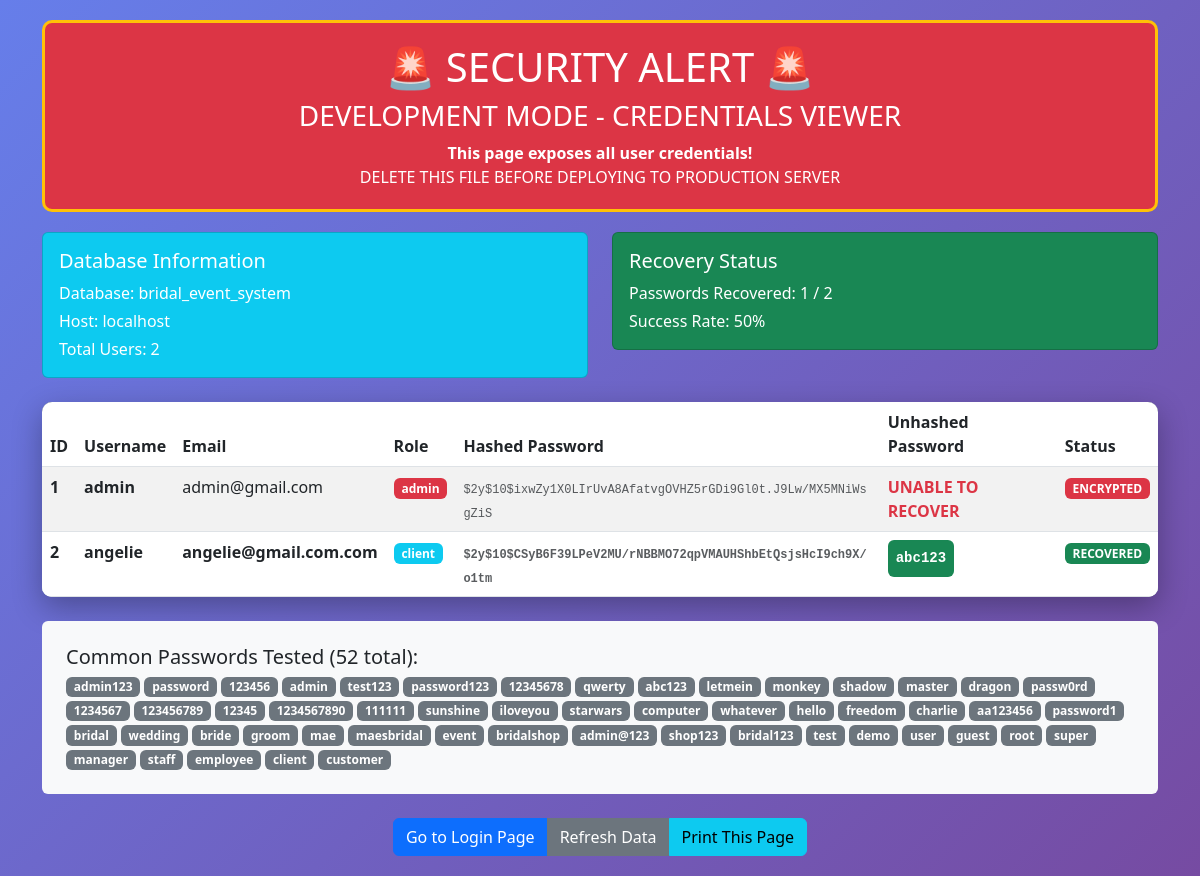
Screenshot of /view_credentials.php with the database file from the repository.
### tables this page shows
CREATE TABLE `users` (
  `id` int(11) NOT NULL,
  `firstname` varchar(100) DEFAULT NULL,
  `middlename` varchar(100) DEFAULT NULL,
  `lastname` varchar(100) DEFAULT NULL,
  `phone_number` varchar(11) DEFAULT NULL,
  `username` varchar(50) NOT NULL,
  `password` varchar(255) NOT NULL,
  `role` varchar(20) NOT NULL DEFAULT 'client',
  `email` varchar(100) NOT NULL,
  `security_question` varchar(255) NOT NULL,
  `security_answer_hash` char(64) NOT NULL,
  `status` varchar(20) DEFAULT 'active'
);

### view_credentials.php (the view, shortened to what this page needs)
<?php
$host = 'localhost';
$db   = 'bridal_event_system';
$user = 'root';
$pass = '';
$charset = 'utf8mb4';
$dsn = "mysql:host=$host;dbname=$db;charset=$charset";
$options = [
    PDO::ATTR_ERRMODE            => PDO::ERRMODE_EXCEPTION,
    PDO::ATTR_DEFAULT_FETCH_MODE => PDO::FETCH_ASSOC,
    PDO::ATTR_EMULATE_PREPARES   => false,
];
try {
    $pdo = new PDO($dsn, $user, $pass, $options);
} catch (PDOException $e) {
    die("Database connection failed: " . $e->getMessage());
}
$stmt = $pdo->query("SELECT id, username, email, password, role FROM users ORDER BY id");
$users = $stmt->fetchAll();
$common_passwords = [
    'admin123', 'password', '123456', 'admin', 'test123', 'password123',
    '12345678', 'qwerty', 'abc123', 'letmein', 'monkey', 'shadow',
    'master', 'dragon', 'passw0rd', '1234567', '123456789', '12345',
    '1234567890', '111111', 'sunshine', 'iloveyou', 'starwars', 'computer',
    'whatever', 'hello', 'freedom', 'charlie', 'aa123456', 'password1',
    'bridal', 'wedding', 'bride', 'groom', 'mae', 'maesbridal',
    'event', 'bridalshop', 'admin@123', 'shop123', 'bridal123',
    'test', 'demo', 'user', 'guest', 'root', 'super', 'manager',
    'staff', 'employee', 'client', 'customer'
];
$credentials = [];
foreach ($users as $user) {
    $unhashed_password = '*** HASHED - UNABLE TO RECOVER ***';
    foreach ($common_passwords as $test_pwd) {
        if (password_verify($test_pwd, $user['password'])) {
            $unhashed_password = $test_pwd;
            break;
        }
    }
    $credentials[] = [
        'id' => $user['id'],
        'username' => $user['username'],
        'email' => $user['email'],
        'role' => $user['role'],
        'hashed_password' => $user['password'],
        'unhashed_password' => $unhashed_password
    ];
}
?>
<!DOCTYPE html>
<html lang="en">
<head>
    <link href="https://cdn.jsdelivr.net/npm/bootstrap@5.3.0/dist/css/bootstrap.min.css" rel="stylesheet">
</head>
<body>
    <div class="container">
        <div class="security-warning text-center">
            <h1>🚨 SECURITY ALERT 🚨</h1>
            <h3>DEVELOPMENT MODE - CREDENTIALS VIEWER</h3>
            <p class="mb-0">
                <strong>This page exposes all user credentials!</strong><br>
                DELETE THIS FILE BEFORE DEPLOYING TO PRODUCTION SERVER
            </p>
        </div>
        <div class="row mb-4">
            <div class="col-md-6">
                <div class="card text-white bg-info">
                    <div class="card-body">
                        <h5 class="card-title">Database Information</h5>
                        <p class="card-text mb-1">Database: <?= htmlspecialchars($db) ?></p>
                        <p class="card-text mb-1">Host: <?= htmlspecialchars($host) ?></p>
                        <p class="card-text mb-0">Total Users: <?= count($credentials) ?></p>
                    </div>
                </div>
            </div>
            <div class="col-md-6">
                <div class="card text-white bg-success">
                    <div class="card-body">
                        <h5 class="card-title">Recovery Status</h5>
                        <?php
                        $recovered = count(array_filter($credentials, function($cred) {
                            return $cred['unhashed_password'] !== '*** HASHED - UNABLE TO RECOVER ***';
                        }));
                        ?>
                        <p class="card-text mb-1">Passwords Recovered: <?= $recovered ?> / <?= count($credentials) ?></p>
                        <p class="card-text mb-0">Success Rate: <?= round(($recovered / count($credentials)) * 100, 2) ?>%</p>
                    </div>
                </div>
            </div>
        </div>
        <div class="credentials-table">
            <table class="table table-striped table-hover mb-0">
                <thead class="table-header">
                    <tr>
                        <th>ID</th>
                        <th>Username</th>
                        <th>Email</th>
                        <th>Role</th>
                        <th>Hashed Password</th>
                        <th>Unhashed Password</th>
                        <th>Status</th>
                    </tr>
                </thead>
                <tbody>
                    <?php foreach ($credentials as $cred): ?>
                    <?php
                    $isRecovered = $cred['unhashed_password'] !== '*** HASHED - UNABLE TO RECOVER ***';
                    $rowClass = $isRecovered ? 'password-found' : 'password-not-found';
                    ?>
                    <tr class="<?= $rowClass ?>">
                        <td><strong><?= htmlspecialchars($cred['id']) ?></strong></td>
                        <td><strong><?= htmlspecialchars($cred['username']) ?></strong></td>
                        <td><?= htmlspecialchars($cred['email']) ?></td>
                        <td>
                            <span class="badge bg-<?=
                                $cred['role'] === 'admin' ? 'danger' :
                                ($cred['role'] === 'staff' ? 'warning' : 'info')
                            ?>">
                                <?= htmlspecialchars($cred['role']) ?>
                            </span>
                        </td>
                        <td>
                            <small class="hashed-password text-muted">
                                <?= htmlspecialchars($cred['hashed_password']) ?>
                            </small>
                        </td>
                        <td>
                            <?php if ($isRecovered): ?>
                                <code class="bg-success text-white p-2 rounded d-inline-block">
                                    <strong><?= htmlspecialchars($cred['unhashed_password']) ?></strong>
                                </code>
                            <?php else: ?>
                                <span class="text-danger fw-bold">UNABLE TO RECOVER</span>
                            <?php endif; ?>
                        </td>
                        <td>
                            <?php if ($isRecovered): ?>
                                <span class="badge bg-success">RECOVERED</span>
                            <?php else: ?>
                                <span class="badge bg-danger">ENCRYPTED</span>
                            <?php endif; ?>
                        </td>
                    </tr>
                    <?php endforeach; ?>
                </tbody>
            </table>
        </div>
        <div class="mt-4 p-4 bg-light rounded">
            <h5>Common Passwords Tested (<?= count($common_passwords) ?> total):</h5>
            <div class="d-flex flex-wrap gap-1">
                <?php foreach ($common_passwords as $pwd): ?>
                    <span class="badge bg-secondary"><?= htmlspecialchars($pwd) ?></span>
                <?php endforeach; ?>
            </div>
        </div>
        <div class="mt-4 text-center">
            <div class="btn-group">
                <a href="login.php" class="btn btn-primary">Go to Login Page</a>
                <button onclick="location.reload()" class="btn btn-secondary">Refresh Data</button>
                <button onclick="window.print()" class="btn btn-info">Print This Page</button>
            </div>
        </div>
    </div>
</body>
</html>

### view_credentials.php (style rules this page uses)
body { background: linear-gradient(135deg, #667eea 0%, #764ba2 100%); min-height: 100vh; padding: 20px; font-family: 'Segoe UI', Tahoma, Geneva, Verdana, sans-serif; }
.security-warning { background: #dc3545; color: white; border-radius: 10px; padding: 20px; margin-bottom: 20px; border: 3px solid #ffc107; }
.credentials-table { background: white; border-radius: 10px; box-shadow: 0 10px 30px rgba(0,0,0,0.3); overflow: hidden; }
.table-header { background: #2c3e50; color: white; }
.password-found { background-color: #d4edda !important; font-weight: bold; }
.password-not-found { background-color: #f8d7da !important; }
.hashed-password { font-family: 'Courier New', monospace; font-size: 12px; word-break: break-all; }

### rows the page displays
users: id "1", username "admin", email "admin@gmail.com", role "admin", password "$2y$10$ixwZy1X0LIrUvA8AfatvgOVHZ5rGDi9Gl0t.J9Lw/MX5MNiWsgZiS", shows "UNABLE TO RECOVER", shows "ENCRYPTED"
users: id "2", username "angelie", email "angelie@gmail.com.com", role "client", password "$2y$10$CSyB6F39LPeV2MU/rNBBMO72qpVMAUHShbEtQsjsHcI9ch9X/o1tm", unhashed_password "abc123", shows "RECOVERED"

### other values shown
$db "bridal_event_system"
$host "localhost"
count($credentials) "2"
$recovered "1"
count($common_passwords) "52"
$pwd "admin123"
$pwd "password"
$pwd "123456"
$pwd "admin"
$pwd "test123"
$pwd "password123"
$pwd "12345678"
$pwd "qwerty"
$pwd "abc123"
$pwd "letmein"
